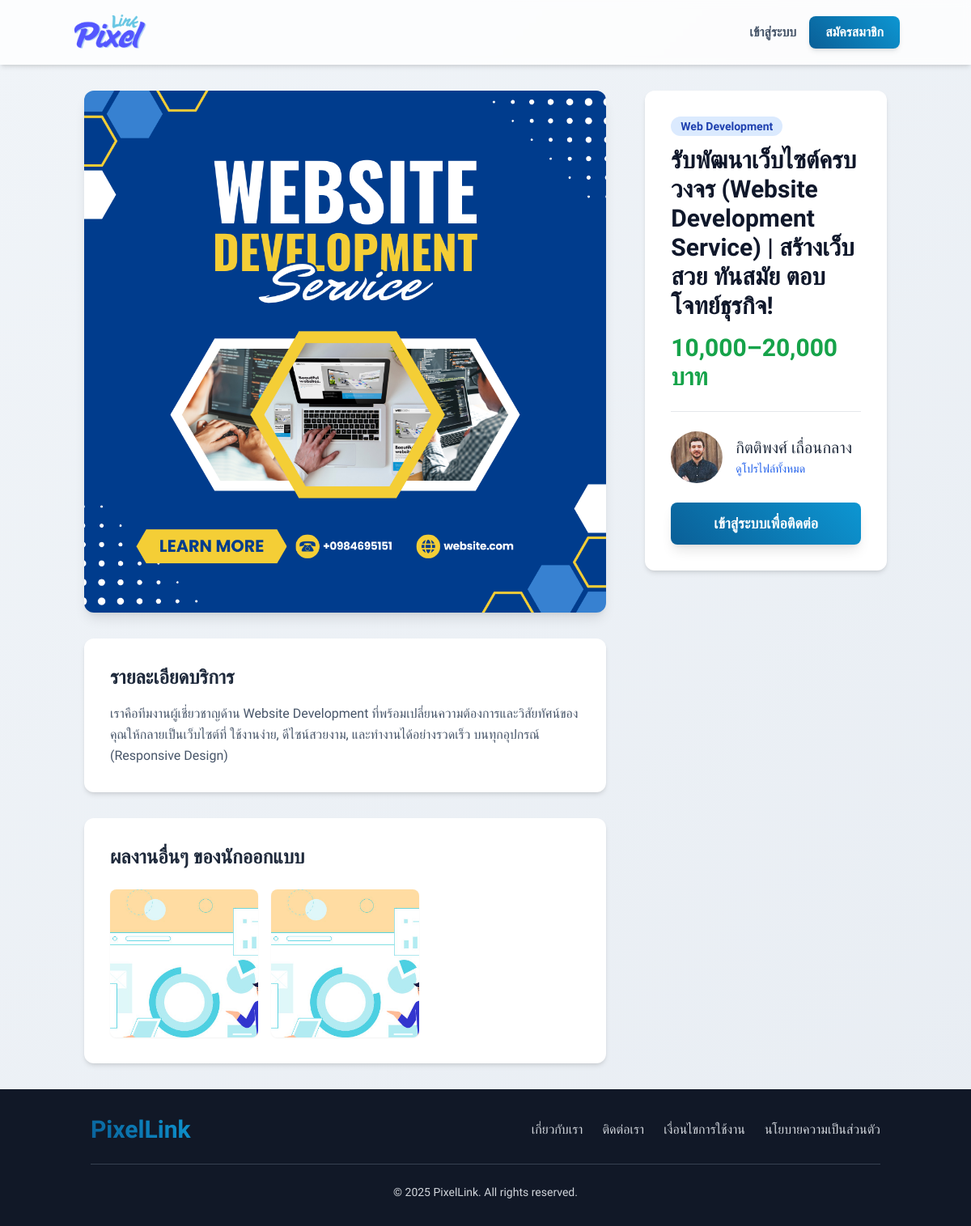
Screenshot of /job_detail_client.php?id=54&type=posting with the database file from the repository.
### tables this page shows
CREATE TABLE `job_postings` (
  `post_id` int(11) NOT NULL,
  `designer_id` int(11) NOT NULL,
  `title` varchar(255) NOT NULL,
  `description` text DEFAULT NULL,
  `category_id` int(11) DEFAULT NULL,
  `price_range` varchar(100) DEFAULT NULL,
  `posted_date` timestamp NOT NULL DEFAULT current_timestamp(),
  `status` enum('active','inactive','completed') DEFAULT 'active',
  `client_id` int(11) NOT NULL,
  `main_image_id` int(11) DEFAULT NULL
);

CREATE TABLE `uploaded_files` (
  `file_id` int(11) NOT NULL,
  `contract_id` int(11) DEFAULT NULL,
  `job_post_id` int(11) DEFAULT NULL,
  `uploader_id` int(11) NOT NULL,
  `file_name` varchar(255) NOT NULL,
  `file_path` varchar(255) NOT NULL,
  `uploaded_at` timestamp NOT NULL DEFAULT current_timestamp(),
  `file_size` int(11) DEFAULT NULL,
  `uploaded_by_user_id` int(11) DEFAULT NULL,
  `file_type` varchar(255) DEFAULT NULL,
  `uploaded_date` datetime DEFAULT NULL
);

CREATE TABLE `job_categories` (
  `category_id` int(11) NOT NULL,
  `category_name` varchar(100) NOT NULL
);

CREATE TABLE `users` (
  `user_id` int(11) NOT NULL,
  `username` varchar(50) NOT NULL,
  `password` varchar(255) NOT NULL,
  `email` varchar(100) NOT NULL,
  `first_name` varchar(100) NOT NULL,
  `last_name` varchar(100) NOT NULL,
  `phone_number` varchar(20) NOT NULL,
  `user_type` enum('admin','designer','client') NOT NULL,
  `registration_date` timestamp NOT NULL DEFAULT current_timestamp(),
  `is_approved` tinyint(1) DEFAULT 0,
  `last_activity` datetime DEFAULT NULL,
  `is_active` tinyint(1) DEFAULT 1,
  `is_verified` tinyint(1) NOT NULL DEFAULT 0 COMMENT '0=Not Verified, 1=Verified',
  `last_login` timestamp NULL DEFAULT NULL
);

### job_detail_client.php (the view, shortened to what this page needs)
<?php
$servername = "localhost";
$username = "root";
$password = "";
$dbname = "pixellink";
$condb = new mysqli($servername, $username, $password, $dbname);
$condb->set_charset("utf8");
$job_data = null;
$other_works = [];
$error_message = '';
$loggedInUserName = '';
if (isset($_GET['id']) && is_numeric($_GET['id']) && isset($_GET['type']) && $_GET['type'] === 'posting') {
    $job_id = (int)$_GET['id'];
    $sql = "SELECT
                jp.post_id AS id, jp.title, jp.description, jp.price_range, jp.posted_date,
                u.user_id AS owner_id, u.first_name, u.last_name,u.is_verified,
                jc.category_name,
                uf.file_path AS job_image_path,
                p.bio, p.skills, p.profile_picture_url
            FROM job_postings AS jp
            JOIN users AS u ON jp.designer_id = u.user_id
            LEFT JOIN profiles AS p ON u.user_id = p.user_id
            LEFT JOIN job_categories AS jc ON jp.category_id = jc.category_id
            LEFT JOIN uploaded_files AS uf ON jp.main_image_id = uf.file_id
            WHERE jp.post_id = ? AND jp.status = 'active'";
    $stmt = $condb->prepare($sql);
    if ($stmt) {
        $stmt->bind_param("i", $job_id);
        $stmt->execute();
        $result = $stmt->get_result();
        if ($result->num_rows === 1) {
            $job_data = $result->fetch_assoc();
            $designer_id = $job_data['owner_id'];
            $sql_other_works = "SELECT
                                    jp.post_id, jp.title, uf.file_path
                                FROM job_postings jp
                                LEFT JOIN uploaded_files uf ON jp.main_image_id = uf.file_id
                                WHERE jp.designer_id = ? AND jp.post_id != ? AND jp.status = 'active'
                                ORDER BY jp.posted_date DESC
                                LIMIT 6";
            $stmt_other = $condb->prepare($sql_other_works);
            if ($stmt_other) {
                $stmt_other->bind_param("ii", $designer_id, $job_id);
                $stmt_other->execute();
                $other_works_result = $stmt_other->get_result();
                while ($row = $other_works_result->fetch_assoc()) {
                    $other_works[] = $row;
                }
            }
        } else {
            $error_message = "ไม่พบประกาศรับงานนี้ หรือประกาศถูกปิดไปแล้ว";
        }
    }
} else {
    $error_message = "URL ไม่ถูกต้อง: ไม่พบ ID หรือประเภทของงาน";
}
?>
<!DOCTYPE html>
<html lang="th">
<head>
    <script src="https://cdn.tailwindcss.com"></script>
    <link rel="stylesheet" href="https://cdnjs.cloudflare.com/ajax/libs/font-awesome/6.4.0/css/all.min.css">
</head>
<body class="bg-gray-100">
    <?php
    $home_link = 'index.php';
    ?>
    <nav class="bg-white/80 backdrop-blur-sm p-4 shadow-md sticky top-0 z-50">
        <div class="container mx-auto flex justify-between items-center">
            <a href="<?= htmlspecialchars($home_link) ?>">
                <img src="dist/img/logo.png" alt="PixelLink Logo" class="h-12 transition-transform hover:scale-105">
            </a>
            <div class="space-x-2 sm:space-x-4 flex items-center flex-nowrap">
                <?php if (isset($_SESSION['user_id'])) : ?>
                    <span class="font-medium text-slate-700 text-xs sm:text-base whitespace-nowrap">สวัสดี, <?= htmlspecialchars($loggedInUserName) ?>!</span>
                    <?php
                    $profile_url = '#';
                    if ($_SESSION['user_type'] === 'designer') {
                        $profile_url = 'designer/view_profile.php?user_id=' . $_SESSION['user_id'];
                    } elseif ($_SESSION['user_type'] === 'client') {
                        $profile_url = 'client/view_profile.php?user_id=' . $_SESSION['user_id'];
                    }
                    ?>
                    <a href="logout.php" class="btn-danger text-white text-xs sm:text-base px-3 sm:px-5 py-2 rounded-lg font-medium shadow-md whitespace-nowrap">ออกจากระบบ</a>
                <?php else : ?>
                    <a href="login.php" class="font-semibold text-slate-600 hover:text-blue-600 transition-colors text-xs sm:text-base whitespace-nowrap">เข้าสู่ระบบ</a>
                    <a href="register.php" class="btn-primary text-white text-xs sm:text-base px-3 sm:px-5 py-2 rounded-lg font-semibold shadow-md whitespace-nowrap">สมัครสมาชิก</a>
                <?php endif; ?>
            </div>
        </div>
    </nav>
    <main class="container mx-auto px-4 py-8">
        <?php if (!empty($error_message)) : ?>
            <div class="text-center py-20">
                <p class="text-red-500 text-lg"><?= htmlspecialchars($error_message) ?></p>
                <a href="index.php" class="mt-4 inline-block btn-primary text-white px-6 py-2 rounded-lg font-semibold shadow-lg">กลับหน้าหลัก</a>
            </div>
        <?php elseif ($job_data) : ?>
            <div class="grid grid-cols-1 lg:grid-cols-3 gap-8 lg:gap-12">
                <div class="lg:col-span-2 space-y-8">
                    <div>
                        <?php
                        $image_source = 'dist/img/pdpa02.jpg';
                        if (!empty($job_data['job_image_path'])) {
                            $correct_path = preg_replace('/^\.\.\//', '', $job_data['job_image_path']);
                            if (file_exists($correct_path)) {
                                $image_source = htmlspecialchars($correct_path);
                            }
                        }
                        ?>
                        <img src="<?= $image_source ?>" alt="ภาพประกอบงาน" class="max-w-full h-auto mx-auto rounded-xl shadow-lg">
                    </div>
                    <div class="bg-white p-6 sm:p-8 rounded-xl shadow-md">
                        <h2 class="text-2xl font-bold text-slate-800 mb-4">รายละเอียดบริการ</h2>
                        <div class="prose prose-lg max-w-none text-slate-600 leading-relaxed">
                            <?= nl2br(htmlspecialchars($job_data['description'])) ?>
                        </div>
                    </div>
                    <?php if (!empty($other_works)): ?>
                        <div class="bg-white p-6 sm:p-8 rounded-xl shadow-md">
                            <h2 class="text-2xl font-bold text-slate-800 mb-6">ผลงานอื่นๆ ของนักออกแบบ</h2>
                            <div class="grid grid-cols-2 md:grid-cols-3 gap-4">
                                <?php foreach ($other_works as $work): ?>
                                    <a href="job_detail_client.php?id=<?= $work['post_id'] ?>&type=posting" class="block group">
                                        <?php
                                        $work_image = 'dist/img/pdpa02.jpg';
                                        ?>
                                        <img src="<?= $work_image ?>" alt="<?= htmlspecialchars($work['title']) ?>"
                                            class="w-full h-full object-cover rounded-lg shadow-sm aspect-square transition-transform duration-300 group-hover:scale-105">
                                    </a>
                                <?php endforeach; ?>
                            </div>
                        </div>
                    <?php endif; ?>
                </div>
                <aside class="lg:col-span-1 space-y-8">
                    <div class="bg-white p-6 sm:p-8 rounded-xl shadow-md sticky top-28">
                        <div class="border-b border-gray-200 pb-6 mb-6">
                            <span class="bg-blue-100 text-blue-800 text-sm font-semibold px-3 py-1 rounded-full"><?= htmlspecialchars($job_data['category_name'] ?? 'ไม่ระบุ') ?></span>
                            <h1 class="text-3xl font-bold text-slate-900 mt-3"><?= htmlspecialchars($job_data['title']) ?></h1>
                            <p class="text-3xl font-bold text-green-600 mt-4">
                                <?= htmlspecialchars($job_data['price_range'] ?? 'สอบถามราคา') ?>
                            </p>
                        </div>
                        <div class="flex items-center space-x-4 mb-6">
                            <?php
                            $profile_pic = 'dist/img/user8.jpg';
                            ?>
                            <img src="<?= $profile_pic ?>" alt="โปรไฟล์" class="w-16 h-16 rounded-full object-cover">
                            <div>
                                <h3 class="text-xl font-bold text-slate-800 flex items-center">
                                    <span><?= htmlspecialchars($job_data['first_name'] . ' ' . $job_data['last_name']) ?></span>
                                </h3>
                                <a href="client/view_profile.php?user_id=<?= $job_data['owner_id'] ?>" class="text-sm text-blue-600 hover:underline">ดูโปรไฟล์ทั้งหมด</a>
                            </div>
                        </div>
                        <div class="flex flex-col gap-3">
                            <?php if (isset($_SESSION['user_id']) && $_SESSION['user_id'] != $job_data['owner_id']): ?>
                                <a href="messages.php?to_user=<?= $job_data['owner_id'] ?>" class="w-full text-center btn-primary text-white px-6 py-3 rounded-lg font-semibold text-lg shadow-lg flex items-center justify-center">
                                    <i class="fas fa-comments mr-2"></i> ติดต่อจ้างงาน
                                </a>
                            <?php elseif (!isset($_SESSION['user_id'])): ?>
                                <a href="login.php" class="w-full text-center btn-primary text-white px-6 py-3 rounded-lg font-semibold text-lg shadow-lg">
                                    เข้าสู่ระบบเพื่อติดต่อ
                                </a>
                            <?php endif; ?>
                        </div>
                    </div>
                </aside>
            </div>
        <?php endif; ?>
    </main>
    <?php include('includes/footer.php'); ?>
</body>
</html>

### job_detail_client.php (style rules this page uses)
body { font-family: 'Kanit', sans-serif; }
.btn-primary { background: linear-gradient(45deg, #0a5f97 0%, #0d96d2 100%); transition: all 0.3s ease; }
* { font-family: 'Kanit', sans-serif; font-style: normal; font-weight: 400; }
body { background: linear-gradient(135deg, #f0f4f8 0%, #e8edf3 100%); color: #2c3e50; overflow-x: hidden; }
.btn-primary { background: linear-gradient(45deg, #0a5f97 0%, #0d96d2 100%); color: white; transition: all 0.3s ease; box-shadow: 0 4px 15px rgba(13, 150, 210, 0.3); }

### rows the page displays
job_postings: uploaded_files.file_path (picture), description "เราคือทีมงานผู้เชี่ยวชาญด้าน Website Development ที่พร้อมเปลี่ยนความต้องการและวิสัยทัศน์ของคุณให้กลายเป็นเว็บไซต์ที่ ใช้งานง่าย, ดีไซน์สวยงาม, และทำงานได้อย่างรวดเร็ว บนทุกอุปกรณ์ (Responsive Design)", category.category_name "Web Development", title "รับพัฒนาเว็บไซต์ครบวงจร (Website Development Service) | สร้างเว็บสวย ทันสมัย ตอบโจทย์ธุรกิจ!", price_range "10,000–20,000 บาท", designer.last_name "กิตติพงศ์ เถื่อนกลาง"
